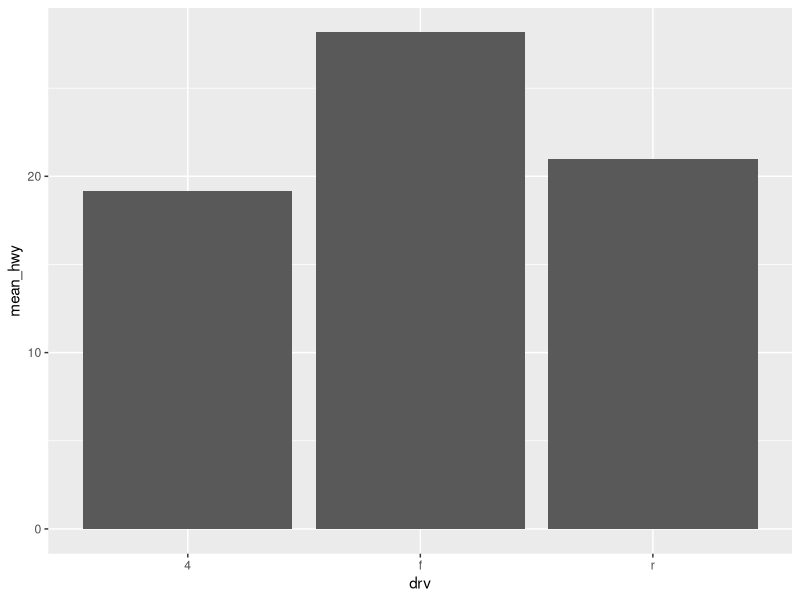
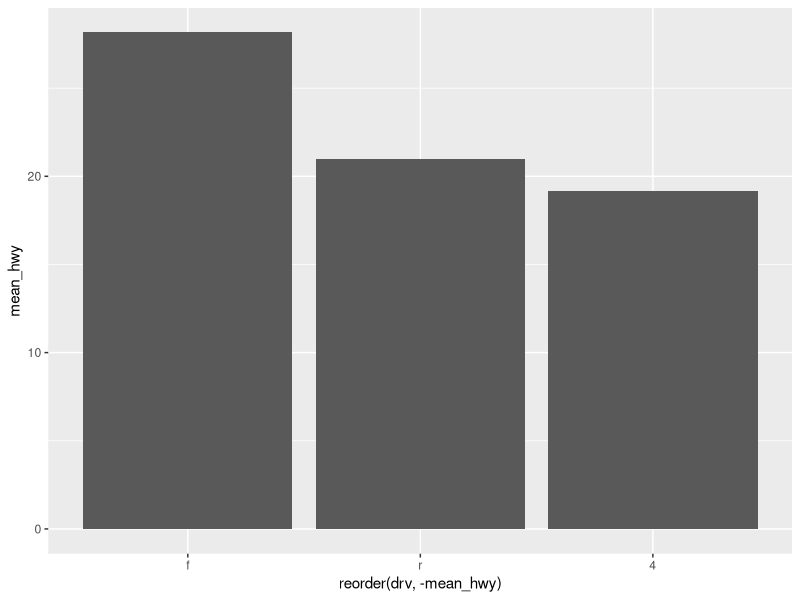
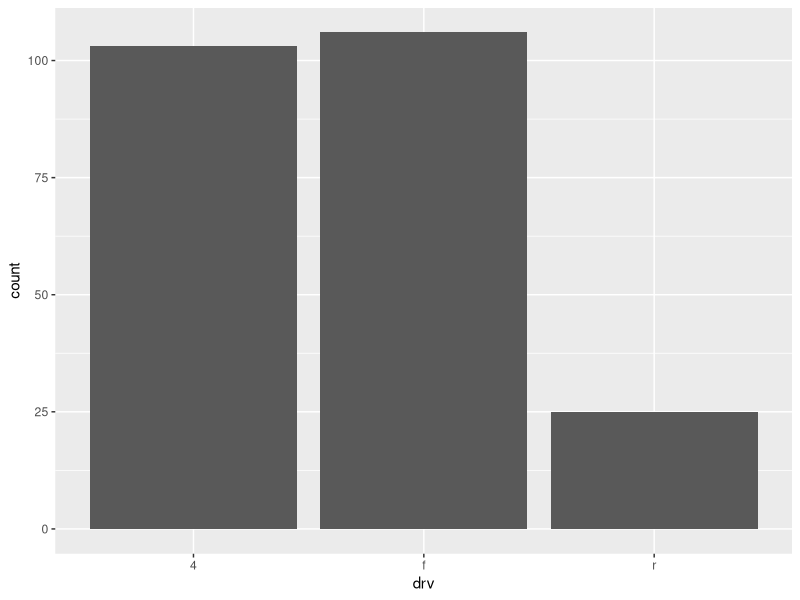
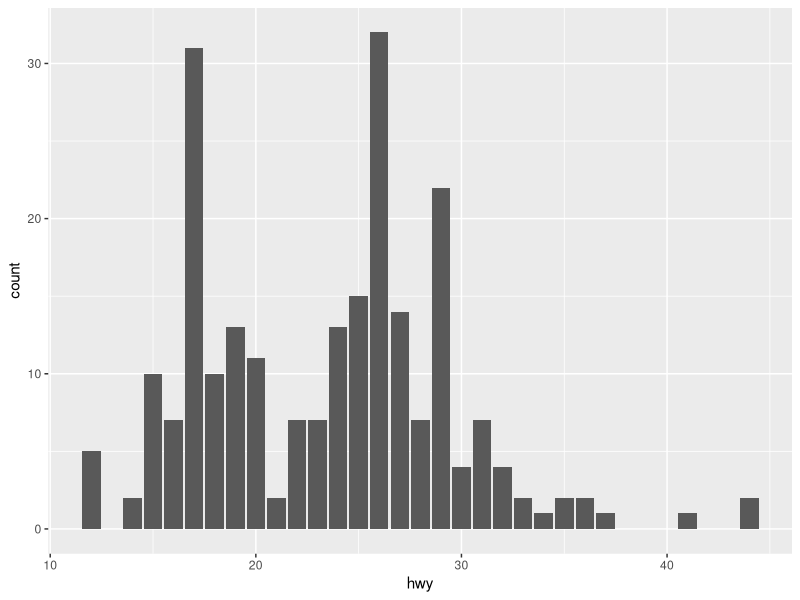

Here is the R script that generated these plots, in order:
library(ggplot2)
mpg <- as.data.frame(ggplot2::mpg)

# 평균 막대 그래프
library(dplyr)
df_mpg <- mpg %>%
  group_by(drv) %>%
  summarise(mean_hwy = mean(hwy))

df_mpg

ggplot(data=df_mpg, aes(x = drv, y = mean_hwy)) +
  geom_col()

ggplot(data=df_mpg, aes(x = reorder(drv, -mean_hwy), y = mean_hwy)) +
  geom_col()

# 빈도 막대 그래프
ggplot(data=mpg, aes(x=drv)) + geom_bar()
ggplot(data=mpg, aes(x=hwy)) + geom_bar()